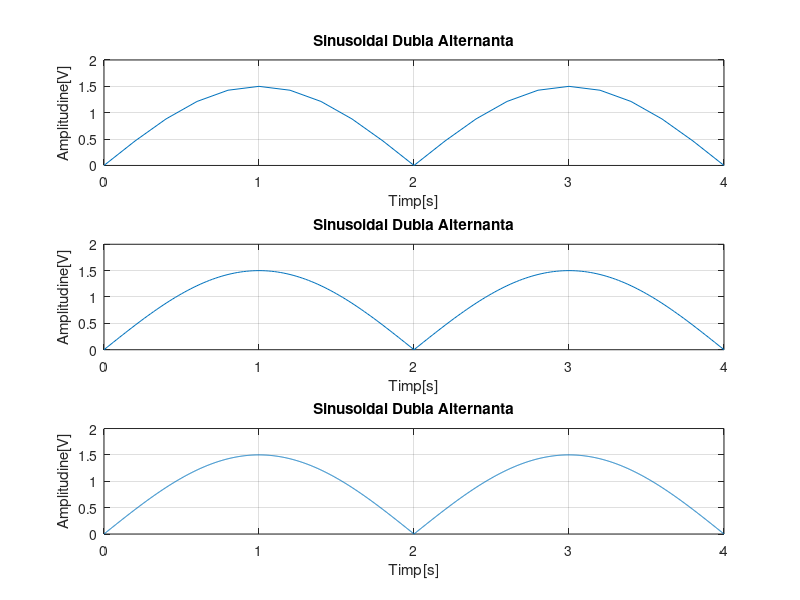

The MATLAB source for this figure:

    
    t1=0:0.2:4; %va afisa o perioada
    x1=abs(1.5*sin(0.5*pi*t1)); %semnal sinusoidal in dubla alternanta
                                %1.5 este amplitudinea
    subplot(3,1,1)                            
    plot(t1,x1); 
    title('Sinusoidal Dubla Alternanta')
    xlabel('Timp[s]')
    ylabel('Amplitudine[V]')
    grid;
    
    t2=0:0.02:4; 
    x2=abs(1.5*sin(0.5*pi*t2));
    subplot(3,1,2)
    plot(t2,x2);
    title('Sinusoidal Dubla Alternanta')
    xlabel('Timp[s]')
    ylabel('Amplitudine[V]')
    grid;
    
    t3=0:0.002:4;  
    x3=abs(1.5*sin(0.5*pi*t3)); 
    subplot(3,1,3)
    plot(t3,x3);
    title('Sinusoidal Dubla Alternanta')
    xlabel('Timp[s]')
    ylabel('Amplitudine[V]')
    grid;
    
